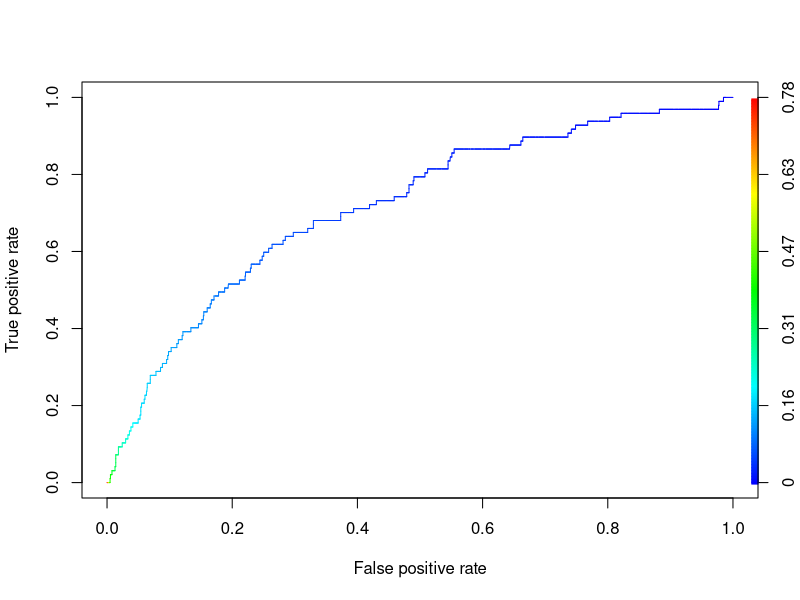
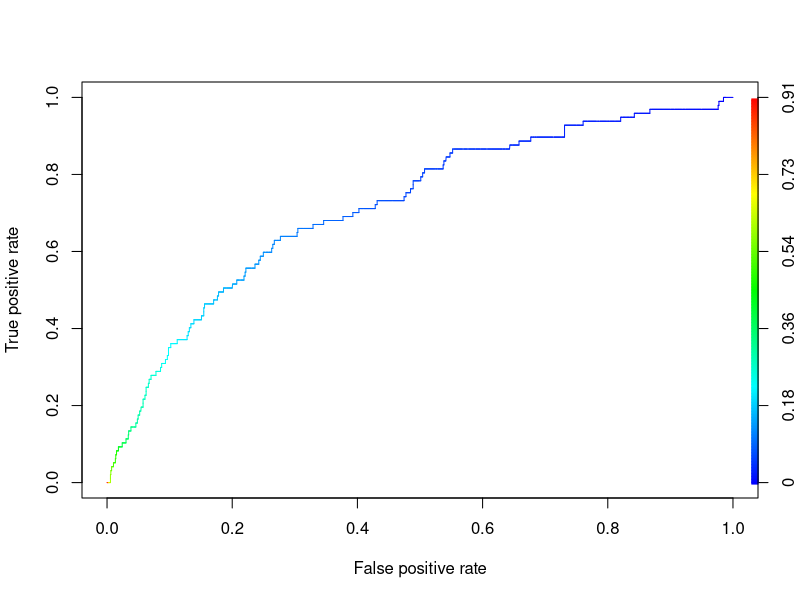
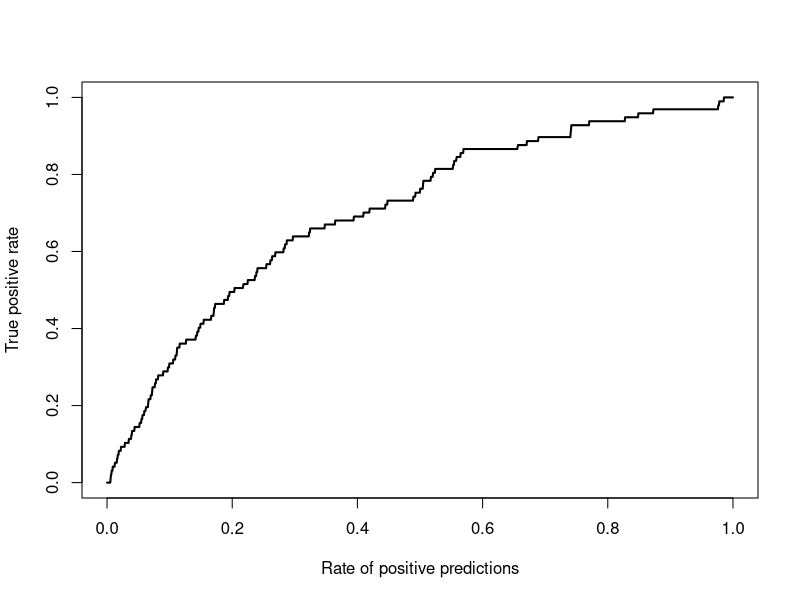
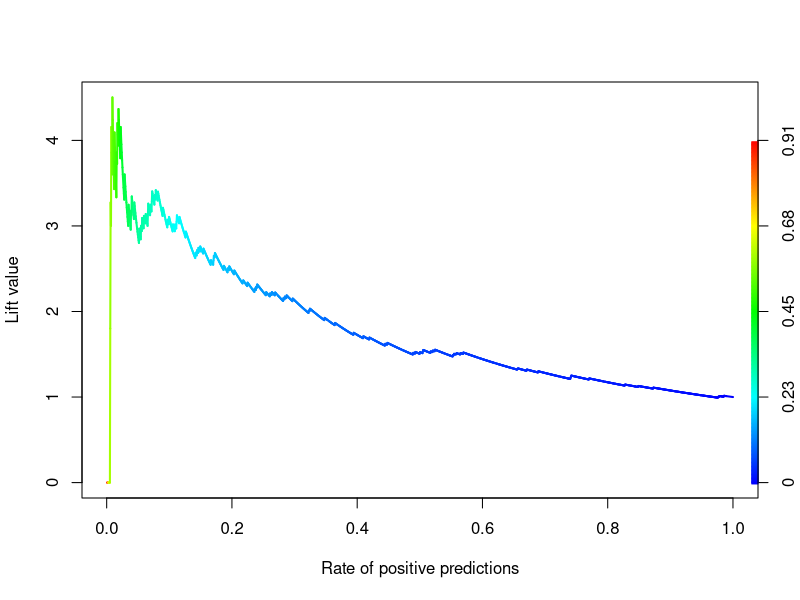

The R script that drew these images, in order:


# Statistical learning methods

# 9: What will happen and why if you run the following code in R programming 
#    language?:   “as.integer(2^50)” 
x = "as.integer(2^50)"
typeof(x)
print(x)

# in case it was meant in the task to write without quotes
y = as.integer(2^50)
typeof(y)
print(y)

a = 6
typeof(a)

b = "6"
typeof(b)

# 10: Explain why the following expression equals TRUE in R and why?
0.1+0.2 != 0.3 && 2^60+1 == 2^60
# it is true because comparison is preformed on a binary level


# 11: How will be the optimal model complexity changed in response of increasing 
#     the amount of training data twice?

# 13: What will happen to ROC curve, if all observations with value 0 will be 
#     duplicated, but all observations with 1 will stay the same. Why?

library(ROCR)
library(dplyr)

#reading data
setwd("~/Desktop/SGH/2 semester/Statistical learning methods/R")
mydata <- read.csv2("ticdata2000.csv")
summary(mydata)

set.seed(0) # a good practice - to set seed before sampling
rand <- sample(1:nrow(mydata), .7 * nrow(mydata))
head(rand)

train <- mydata[rand,]
valid <- mydata[-rand,]

model <- glm(CARAVAN ~ . , family = "binomial", # building logistic model
             data = train)
summary(model)

pred <- predict(model, newdata = valid, type = "response") # type response needed to show result in probabilities
head(pred)

klas <- ifelse(pred >= mean(mydata$CARAVAN), 1, 0) # if pred >= .5 we have 1, otherwise - 0
table(klas)

# My model
tab <- table(klas, valid$CARAVAN) # Confusion Matrix
acc <- (tab[1,1] + tab[2,2]) / sum(tab) # Accuracy

p <- prediction(pred, valid$CARAVAN)

# ROC - X axis: FPR, Y axis: TPR
plot(performance(p,"tpr","fpr"), colorize = T)
attr(performance(p, "auc"), "y.values") # AUC - area under the curve


# doubling data of group 1 twice
length(train$CARAVAN[train$CARAVAN == 0])
length(train$CARAVAN[train$CARAVAN == 1])

train.0 <- train %>% filter(train$CARAVAN == 0)
train.1 <- train %>% filter(train$CARAVAN == 1)

train.1 <- rbind(train.1, train.1)
train2 <- rbind(train.0, train.1)

model2 <- glm(CARAVAN ~ . , family = "binomial", # building logistic model
             data = train2)
summary(model2)

pred2 <- predict(model2, newdata = valid, type = "response") # type response needed to show result in probabilities
head(pred)

klas2 <- ifelse(pred2 >= mean(mydata$CARAVAN), 1, 0) # if pred >= .5 we have 1, otherwise - 0
table(klas)

# My model
tab2 <- table(klas2, valid$CARAVAN) # Confusion Matrix
acc2 <- (tab2[1,1] + tab2[2,2]) / sum(tab2) # Accuracy

p2 <- prediction(pred2, valid$CARAVAN)

# ROC - X axis: FPR, Y axis: TPR
plot(performance(p2,"tpr","fpr"), colorize = T)
attr(performance(p2, "auc"), "y.values") # AUC - area under the curve

# Gain curve - true positive rate in relation to rate of positive predictions
# How many clients can I reach? 
plot(performance(p2,"tpr","rpp"), lwd = 2)

# Lift curve - how much can I gain thanks to model? 
# lift = TPR/RPP (Rate of positive predictions)
plot(performance(p2,"lift","rpp"),lwd=2, colorize=T)

length(train2$CARAVAN[train2$CARAVAN == 0])
length(train2$CARAVAN[train2$CARAVAN == 1])

proportion_1 <- length(train2$CARAVAN[train2$CARAVAN == 1]) / nrow(train2)
proportion_1

library(caret)
confusionMatrix(data = factor(klas2), reference = factor(valid$CARAVAN), mode = "everything")
